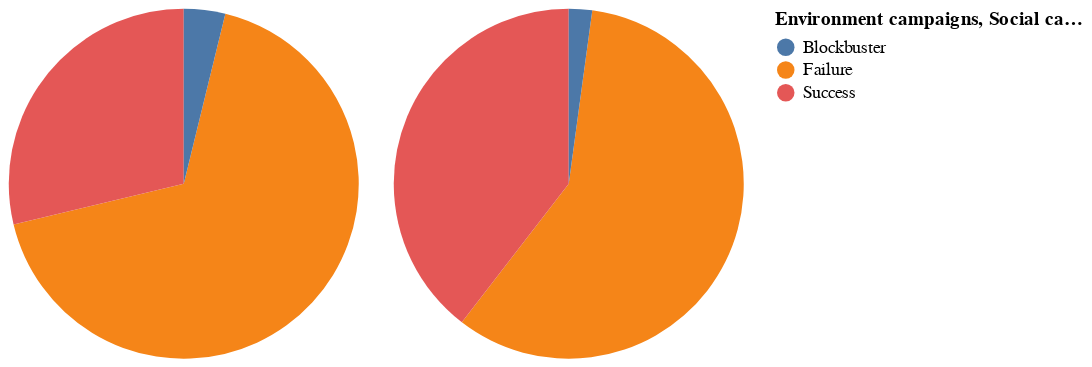

Write notebook code for a chart like this one.
### Markdown cell above
#### B.1 Success levels of campaigns

The funding success levels of campaigns are plotted here.

### Code cell
count_envt_fail= len(df_envt[df_envt['is_success']=='fail'])
count_envt_success= len(df_envt[df_envt['is_success']=='goal_achieved'])
count_envt_blockbuster= len(df_envt[df_envt['is_success']=='blockbuster'])

count_social_fail= len(df_social[df_social['is_success']=='fail'])
count_social_success= len(df_social[df_social['is_success']=='goal_achieved'])
count_social_blockbuster= len(df_social[df_social['is_success']=='blockbuster'])


data_envt = {'Environment campaigns': ['Failure','Success', 'Blockbuster'],
        'Count': [count_envt_fail,count_envt_success,count_envt_blockbuster],
        }
data_envt= pd.DataFrame(data_envt)

chart_envt = alt.Chart(data_envt).mark_arc(innerRadius=0).encode(
    theta=alt.Theta(field="Count", type="quantitative"),
    color=alt.Color(field="Environment campaigns", type="nominal"),
    tooltip=['Environment campaigns', 'Count']
).properties(
    width=200,
    height=200
).interactive()

data_social = {'Social campaigns': ['Failure','Success', 'Blockbuster'],
        'Count': [count_social_fail,count_social_success,count_social_blockbuster],
        }
data_social= pd.DataFrame(data_social)

chart_social = alt.Chart(data_social).mark_arc(innerRadius=0).encode(
    theta=alt.Theta(field="Count", type="quantitative"),
    color=alt.Color(field="Social campaigns", type="nominal"),
    tooltip=['Social campaigns', 'Count']
).properties(
    width=200,
    height=200
).interactive()

combined_charts = alt.hconcat(chart_envt, chart_social).configure_view(
    strokeWidth=0
)
combined_charts

### Figure 1 — Vega-Lite specification as saved in the notebook (floating-point values rounded to 4 significant figures)
{"config": {"view": {"continuousWidth": 300, "continuousHeight": 300, "strokeWidth": 0}}, "hconcat": [{"data": {"name": "data-67564a6f76aec1ff5b7caf21def0b94b"}, "mark": {"type": "arc", "innerRadius": 0}, "encoding": {"color": {"field": "Environment campaigns", "type": "nominal"}, "theta": {"field": "Count", "type": "quantitative"}, "tooltip": [{"field": "Environment campaigns", "type": "nominal"}, {"field": "Count", "type": "quantitative"}]}, "height": 200, "name": "view_1", "width": 200}, {"data": {"name": "data-c9cfa1f09afec71479964d9159494419"}, "mark": {"type": "arc", "innerRadius": 0}, "encoding": {"color": {"field": "Social campaigns", "type": "nominal"}, "theta": {"field": "Count", "type": "quantitative"}, "tooltip": [{"field": "Social campaigns", "type": "nominal"}, {"field": "Count", "type": "quantitative"}]}, "height": 200, "name": "view_2", "width": 200}], "params": [{"name": "param_1", "select": {"type": "interval", "encodings": ["x", "y"]}, "bind": "scales", "views": ["view_1"]}, {"name": "param_2", "select": {"type": "interval", "encodings": ["x", "y"]}, "bind": "scales", "views": ["view_2"]}], "$schema": "https://vega.github.io/schema/vega-lite/v5.17.0.json", "datasets": {"data-67564a6f76aec1ff5b7caf21def0b94b": [{"Environment campaigns": "Failure", "Count": 706}, {"Environment campaigns": "Success", "Count": 301}, {"Environment campaigns": "Blockbuster", "Count": 40}], "data-c9cfa1f09afec71479964d9159494419": [{"Social campaigns": "Failure", "Count": 407}, {"Social campaigns": "Success", "Count": 276}, {"Social campaigns": "Blockbuster", "Count": 15}]}}
